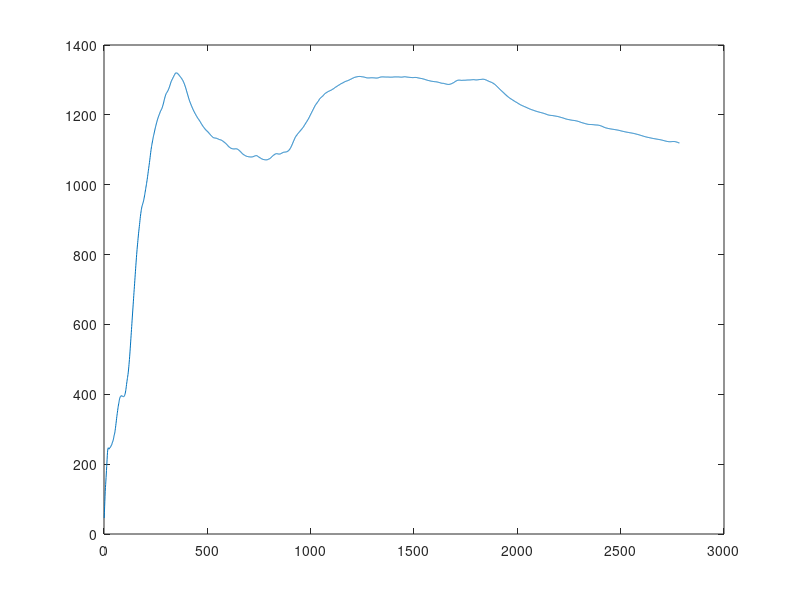
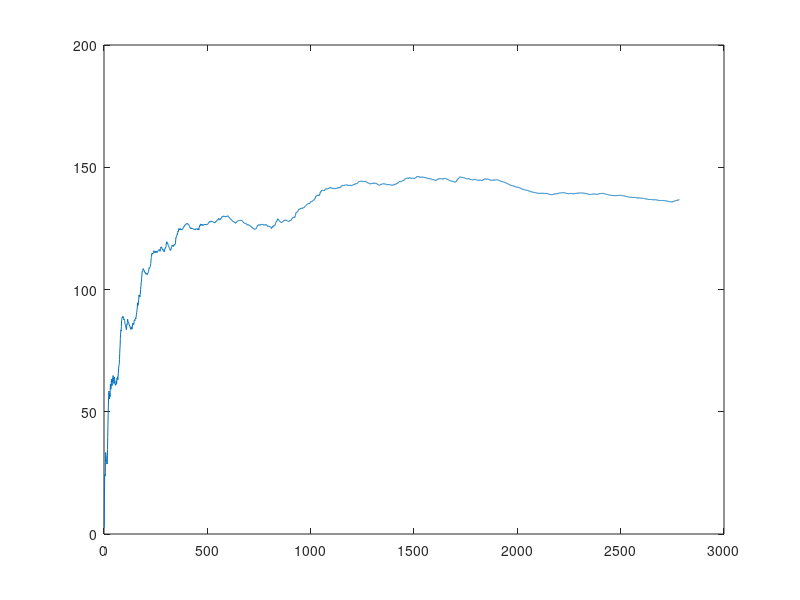

Here is the MATLAB script that generated these plots, in order:
clear,clc
pt_ga= zeros(2, 2784);
load ./data/main_ga_data_100_50_pt

b1=data_ga(1:dc,:);              %ai
b2=data_ga(dc+1:2*dc,:);     %bi
b3=data_ga(2*dc+1:3*dc,:); %Di
b4=data_ga(3*dc+1:4*dc,:); %ri
%% --------------average delay/ -- length-----------------
avg_delay=sum(data_Q);
for t=1:tmax-1
    avg_delay(t+1)=avg_delay(t+1)+avg_delay(t);
end
avg_delay=avg_delay*0.25./[1:tmax];
figure(30)
plot(avg_delay)
hold on
    
pt_ga(1, :) = avg_delay;
%% ----------------average cost-------------------
p=repmat(alpha,1,tmax).*b2;
G=p.*repmat(PUE,1,tmax)+b3-b4;
water=hw*sum(repmat(eps_D,1,tmax).*p+eps_I(:,1:tmax).*G);
elec=sum(c(:,1:tmax).*G);
carbon=hu*sum(phi_G(:,1:tmax).*G+repmat(phi_r,1,tmax).*b4);
avg_cost=elec+water+carbon;
for t=1:tmax-1
    avg_cost(t+1)=avg_cost(t+1)+avg_cost(t);
end
avg_cost=avg_cost./[1:tmax];

figure(31)
plot(avg_cost)
hold on
pt_ga(2, :) = avg_cost;
save ./data/pt_ga pt_ga